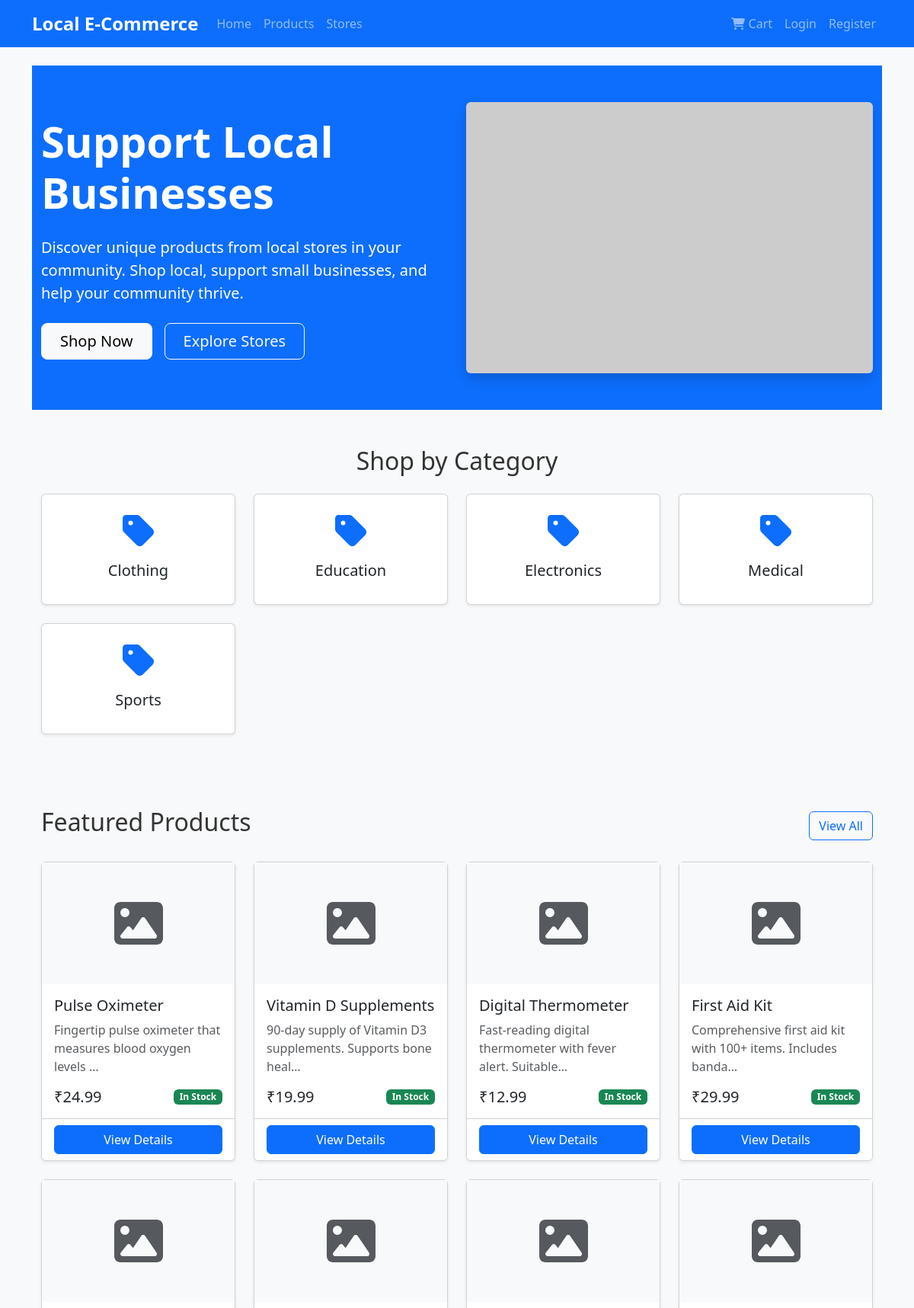
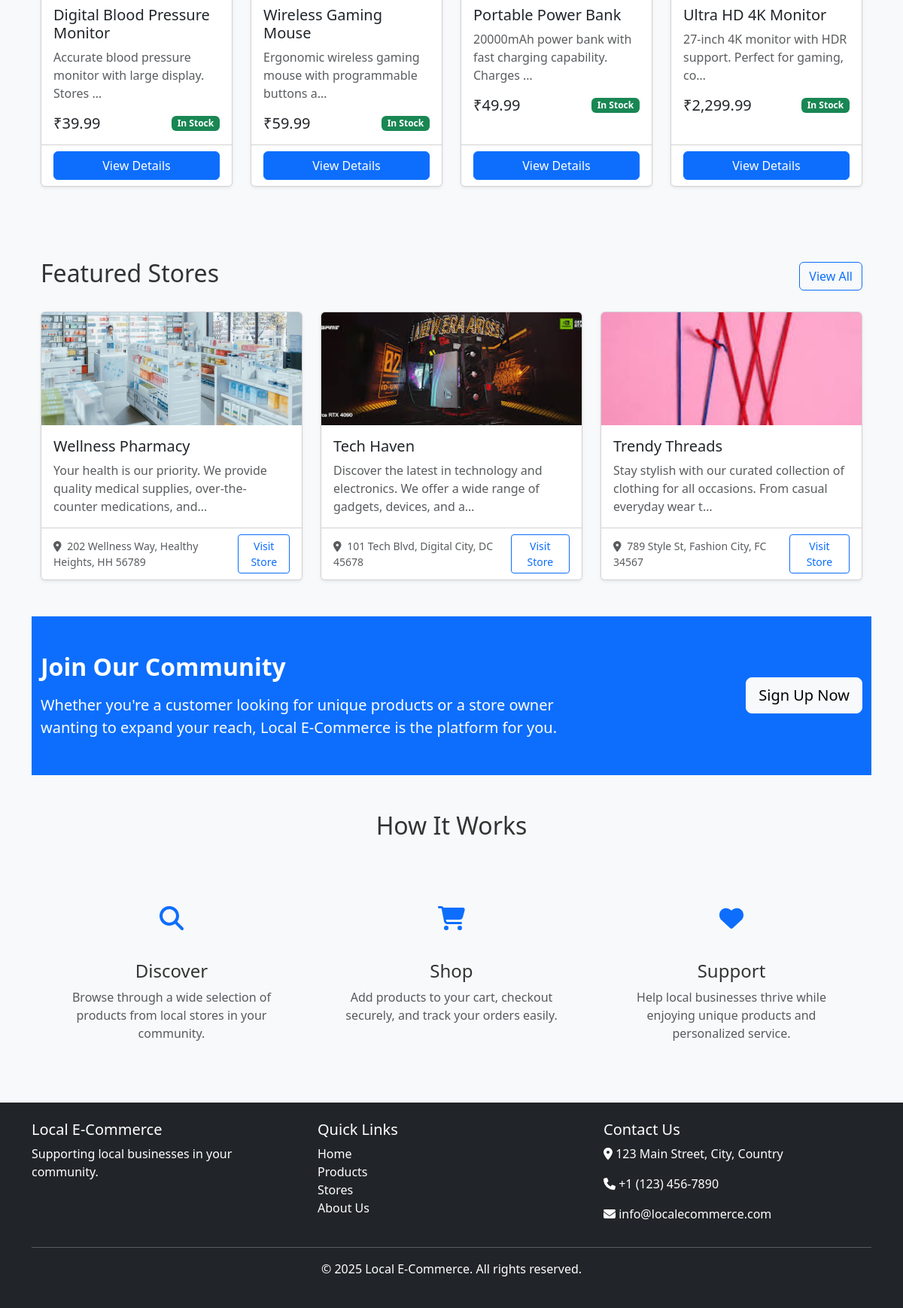
The page / on the database its author committed (2 pictures, top to bottom).
### products/models.py (models this page shows, shortened)
class Category(models.Model):
    name = models.CharField(max_length=100)
    description = models.TextField(blank=True)
    slug = models.SlugField(unique=True)
    created_at = models.DateTimeField(auto_now_add=True)
    class Meta:
        verbose_name_plural = 'Categories'
        ordering = ['name']

class Product(models.Model):
    store = models.ForeignKey(Store, on_delete=models.CASCADE, related_name='products')
    category = models.ForeignKey(Category, on_delete=models.CASCADE, related_name='products')
    name = models.CharField(max_length=200)
    description = models.TextField()
    price = models.DecimalField(max_digits=10, decimal_places=2)
    stock = models.PositiveIntegerField()
    image = models.ImageField(upload_to='product_images/')
    is_active = models.BooleanField(default=True)
    created_at = models.DateTimeField(auto_now_add=True)
    updated_at = models.DateTimeField(auto_now=True)
    class Meta:
        ordering = ['-created_at']

### stores/models.py (models this page shows, shortened)
class Store(models.Model):
    owner = models.OneToOneField(User, on_delete=models.CASCADE, related_name='store')
    name = models.CharField(max_length=100)
    description = models.TextField()
    address = models.TextField()
    phone_number = models.CharField(max_length=15)
    email = models.EmailField()
    logo = models.ImageField(upload_to='store_logos/', blank=True)
    is_verified = models.BooleanField(default=False)
    created_at = models.DateTimeField(auto_now_add=True)
    updated_at = models.DateTimeField(auto_now=True)
    class Meta:
        ordering = ['-created_at']

### core/views.py (the view)
# urls.py: path('', core_views.home, name='home'),
def home(request):
    featured_products = Product.objects.filter(is_active=True).order_by('-created_at')[:8]
    featured_stores = Store.objects.filter(is_verified=True).order_by('-created_at')[:3]
    categories = Category.objects.all()
    context = {
        'featured_products': featured_products,
        'featured_stores': featured_stores,
        'categories': categories,
    }
    return render(request, 'home.html', context)

### products/templatetags/currency_filters.py (called while the page is built)
@register.filter(name='indian_currency')
def indian_currency(value):
    if value is None:
        return "₹0.00"
    try:
        value = Decimal(str(value))
        formatted_value = '{:.2f}'.format(value)
        int_part, decimal_part = formatted_value.split('.')
        int_part_reversed = int_part[::-1]
        groups = []
        for i in range(0, len(int_part_reversed), 2):
            if i == 0:
                groups.append(int_part_reversed[i:i+3])
            else:
                groups.append(int_part_reversed[i:i+2])
        formatted_int = ','.join(groups)[::-1]
        return f"₹{formatted_int}.{decimal_part}"
    except (ValueError, TypeError):
        return f"₹{value}"

### templates/home.html (shortened to what this page needs)
{% extends 'base.html' %}
{% load currency_filters %}
{% block content %}
<div class="bg-primary text-white py-5">
    <div class="container">
        <div class="row align-items-center">
            <div class="col-md-6">
                <h1 class="display-4 fw-bold mb-4">Support Local Businesses</h1>
                <p class="lead mb-4">Discover unique products from local stores in your community. Shop local, support small businesses, and help your community thrive.</p>
                <div class="d-grid gap-2 d-md-flex justify-content-md-start">
                    <a href="{% url 'product_list' %}" class="btn btn-light btn-lg px-4 me-md-2">Shop Now</a>
                    <a href="{% url 'store_list' %}" class="btn btn-outline-light btn-lg px-4">Explore Stores</a>
                </div>
            </div>
            <div class="col-md-6 d-none d-md-block">
                <img src="https://via.placeholder.com/600x400?text=Local+E-Commerce" alt="Local E-Commerce" class="img-fluid rounded shadow">
            </div>
        </div>
    </div>
</div>
<div class="container my-5">
    <h2 class="text-center mb-4">Shop by Category</h2>
    <div class="row g-4">
        {% for category in categories %}
        <div class="col-6 col-md-4 col-lg-3">
            <a href="{% url 'product_list' %}?category={{ category.id }}" class="text-decoration-none">
                <div class="card h-100 shadow-sm text-center">
                    <div class="card-body py-4">
                        <i class="fas fa-tag fa-3x text-primary mb-3"></i>
                        <h5 class="card-title">{{ category.name }}</h5>
                    </div>
                </div>
            </a>
        </div>
        {% empty %}
        <div class="col-12 text-center">
            <p class="text-muted">No categories available yet.</p>
        </div>
        {% endfor %}
    </div>
</div>
<div class="bg-light py-5">
    <div class="container">
        <div class="d-flex justify-content-between align-items-center mb-4">
            <h2>Featured Products</h2>
            <a href="{% url 'product_list' %}" class="btn btn-outline-primary">View All</a>
        </div>
        <div class="row row-cols-1 row-cols-md-2 row-cols-lg-4 g-4">
            {% for product in featured_products %}
            <div class="col">
                <div class="card h-100 shadow-sm">
                    {% if product.image %}
                    <img src="{{ product.image.url }}" class="card-img-top" alt="{{ product.name }}" style="height: 200px; object-fit: cover;">
                    {% else %}
                    <div class="bg-light text-center py-5">
                        <i class="fas fa-image fa-4x text-muted"></i>
                    </div>
                    {% endif %}
                    <div class="card-body">
                        <h5 class="card-title">{{ product.name }}</h5>
                        <p class="card-text text-muted">{{ product.description|truncatechars:60 }}</p>
                        <div class="d-flex justify-content-between align-items-center">
                            <span class="h5 mb-0">{{ product.price|indian_currency }}</span>
                            {% if product.stock > 0 %}
                            <span class="badge bg-success">In Stock</span>
                            {% else %}
                            <span class="badge bg-danger">Out of Stock</span>
                            {% endif %}
                        </div>
                    </div>
                    <div class="card-footer bg-white">
                        <div class="d-grid">
                            <a href="{% url 'product_detail' product.id %}" class="btn btn-primary">View Details</a>
                        </div>
                    </div>
                </div>
            </div>
            {% empty %}
            <div class="col-12 text-center">
                <p class="text-muted">No featured products available yet.</p>
            </div>
            {% endfor %}
        </div>
    </div>
</div>
<div class="container my-5">
    <div class="d-flex justify-content-between align-items-center mb-4">
        <h2>Featured Stores</h2>
        <a href="{% url 'store_list' %}" class="btn btn-outline-primary">View All</a>
    </div>
    <div class="row row-cols-1 row-cols-md-2 row-cols-lg-3 g-4">
        {% for store in featured_stores %}
        <div class="col">
            <div class="card h-100 shadow-sm">
                {% if store.logo %}
                <img src="{{ store.logo.url }}" class="card-img-top" alt="{{ store.name }}" style="height: 150px; object-fit: cover;">
                {% else %}
                <div class="bg-light text-center py-4">
                    <i class="fas fa-store fa-4x text-muted"></i>
                </div>
                {% endif %}
                <div class="card-body">
                    <h5 class="card-title">{{ store.name }}</h5>
                    <p class="card-text text-muted">{{ store.description|truncatechars:100 }}</p>
                </div>
                <div class="card-footer bg-white">
                    <div class="d-flex justify-content-between align-items-center">
                        <small class="text-muted">
                            <i class="fas fa-map-marker-alt me-1"></i> {{ store.address }}
                        </small>
                        <a href="{% url 'store_detail' store.id %}" class="btn btn-sm btn-outline-primary">
                            Visit Store
                        </a>
                    </div>
                </div>
            </div>
        </div>
        {% empty %}
        <div class="col-12 text-center">
            <p class="text-muted">No featured stores available yet.</p>
        </div>
        {% endfor %}
    </div>
</div>
<div class="bg-primary text-white py-5">
    <div class="container">
        <div class="row align-items-center">
            <div class="col-md-8">
                <h2 class="fw-bold mb-3">Join Our Community</h2>
                <p class="lead mb-0">Whether you're a customer looking for unique products or a store owner wanting to expand your reach, Local E-Commerce is the platform for you.</p>
            </div>
            <div class="col-md-4 text-md-end mt-4 mt-md-0">
                {% if user.is_authenticated %}
                    {% if user.user_type == 'store_owner' and not user.store %}
                    <a href="{% url 'create_store' %}" class="btn btn-light btn-lg">Create Your Store</a>
                    {% else %}
                    <a href="{% url 'product_list' %}" class="btn btn-light btn-lg">Start Shopping</a>
                    {% endif %}
                {% else %}
                <a href="{% url 'register' %}" class="btn btn-light btn-lg">Sign Up Now</a>
                {% endif %}
            </div>
        </div>
    </div>
</div>
<div class="container my-5">
    <h2 class="text-center mb-5">How It Works</h2>
    <div class="row g-4">
        <div class="col-md-4 text-center">
            <div class="p-3">
                <div class="bg-light rounded-circle d-inline-flex justify-content-center align-items-center mb-3" style="width: 80px; height: 80px;">
                    <i class="fas fa-search fa-2x text-primary"></i>
                </div>
                <h4>Discover</h4>
                <p class="text-muted">Browse through a wide selection of products from local stores in your community.</p>
            </div>
        </div>
        <div class="col-md-4 text-center">
            <div class="p-3">
                <div class="bg-light rounded-circle d-inline-flex justify-content-center align-items-center mb-3" style="width: 80px; height: 80px;">
                    <i class="fas fa-shopping-cart fa-2x text-primary"></i>
                </div>
                <h4>Shop</h4>
                <p class="text-muted">Add products to your cart, checkout securely, and track your orders easily.</p>
            </div>
        </div>
        <div class="col-md-4 text-center">
            <div class="p-3">
                <div class="bg-light rounded-circle d-inline-flex justify-content-center align-items-center mb-3" style="width: 80px; height: 80px;">
                    <i class="fas fa-heart fa-2x text-primary"></i>
                </div>
                <h4>Support</h4>
                <p class="text-muted">Help local businesses thrive while enjoying unique products and personalized service.</p>
            </div>
        </div>
    </div>
</div>
{% endblock %}

### templates/base.html (shortened to what this page needs)
<!DOCTYPE html>
<html lang="en">
<head>
    <link href="https://cdn.jsdelivr.net/npm/bootstrap@5.3.0/dist/css/bootstrap.min.css" rel="stylesheet">
    <link rel="stylesheet" href="https://cdnjs.cloudflare.com/ajax/libs/font-awesome/6.0.0/css/all.min.css">
    <link rel="stylesheet" href="/static/css/style.css">
</head>
<body>
    <nav class="navbar navbar-expand-lg navbar-dark bg-primary">
        <div class="container">
            <a class="navbar-brand" href="/">Local E-Commerce</a>
            <div class="collapse navbar-collapse" id="navbarNav">
                <ul class="navbar-nav me-auto">
                    <li class="nav-item">
                        <a class="nav-link" href="/">Home</a>
                    </li>
                    <li class="nav-item">
                        <a class="nav-link" href="/products/">Products</a>
                    </li>
                    <li class="nav-item">
                        <a class="nav-link" href="/stores/">Stores</a>
                    </li>
                </ul>
                <ul class="navbar-nav">
                    <li class="nav-item">
                        <a class="nav-link" href="/cart/">
                            <i class="fas fa-shopping-cart"></i> Cart
                        </a>
                    </li>
                    {% if user.is_authenticated %}
                        <li class="nav-item dropdown">
                            <a class="nav-link dropdown-toggle" href="#" id="navbarDropdown" role="button" data-bs-toggle="dropdown">
                                <i class="fas fa-user"></i> {{ user.username }}
                            </a>
                            <ul class="dropdown-menu dropdown-menu-end">
                                <li><a class="dropdown-item" href="/profile/">My Profile</a></li>
                                {% if user.user_type == 'customer' %}
                                    <li><a class="dropdown-item" href="/orders/">My Orders</a></li>
                                {% elif user.user_type == 'store_owner' %}
                                    <li><a class="dropdown-item" href="/store/dashboard/">Store Dashboard</a></li>
                                {% elif user.user_type == 'admin' %}
                                    <li><a class="dropdown-item" href="/admin/">Admin Dashboard</a></li>
                                {% endif %}
                                <li><hr class="dropdown-divider"></li>
                                <li><a class="dropdown-item" href="/logout/">Logout</a></li>
                            </ul>
                        </li>
                    {% else %}
                        <li class="nav-item">
                            <a class="nav-link" href="/login/">Login</a>
                        </li>
                        <li class="nav-item">
                            <a class="nav-link" href="/register/">Register</a>
                        </li>
                    {% endif %}
                </ul>
            </div>
        </div>
    </nav>
    <div class="container mt-4">
        {% block content %}{% endblock %}
    </div>
    <footer class="bg-dark text-white mt-5 py-4">
        <div class="container">
            <div class="row">
                <div class="col-md-4">
                    <h5>Local E-Commerce</h5>
                    <p>Supporting local businesses in your community.</p>
                </div>
                <div class="col-md-4">
                    <h5>Quick Links</h5>
                    <ul class="list-unstyled">
                        <li><a href="/" class="text-white">Home</a></li>
                        <li><a href="/products/" class="text-white">Products</a></li>
                        <li><a href="/stores/" class="text-white">Stores</a></li>
                        <li><a href="/about/" class="text-white">About Us</a></li>
                    </ul>
                </div>
                <div class="col-md-4">
                    <h5>Contact Us</h5>
                    <address>
                        <p><i class="fas fa-map-marker-alt"></i> 123 Main Street, City, Country</p>
                        <p><i class="fas fa-phone"></i> +1 (123) 456-7890</p>
                        <p><i class="fas fa-envelope"></i> info@localecommerce.com</p>
                    </address>
                </div>
            </div>
            <hr>
            <div class="text-center">
                <p>&copy; {% now "Y" %} Local E-Commerce. All rights reserved.</p>
            </div>
        </div>
    </footer>
    <div class="toast-container position-fixed bottom-0 end-0 p-3">
    </div>
</body>
</html>

### static/css/style.css (style rules this page uses)
body { font-family: 'Segoe UI', Tahoma, Geneva, Verdana, sans-serif; color: #333; background-color: #f8f9fa; }
a { text-decoration: none; }
.navbar-brand { font-weight: bold; font-size: 1.5rem; }
footer { margin-top: 50px; }

### rows shown on the page
Category: name "Clothing"
Category: name "Education"
Category: name "Electronics"
Category: name "Medical"
Category: name "Sports"
Product: name "Pulse Oximeter", description "Fingertip pulse oximeter that measures blood oxygen levels …", price|indian_currency "₹24.99", stock "In Stock"
Product: name "Vitamin D Supplements", description "90-day supply of Vitamin D3 supplements. Supports bone heal…", price|indian_currency "₹19.99", stock "In Stock"
Product: name "Digital Thermometer", description "Fast-reading digital thermometer with fever alert. Suitable…", price|indian_currency "₹12.99", stock "In Stock"
Product: name "First Aid Kit", description "Comprehensive first aid kit with 100+ items. Includes banda…", price|indian_currency "₹29.99", stock "In Stock"
Product: name "Digital Blood Pressure Monitor", description "Accurate blood pressure monitor with large display. Stores …", price|indian_currency "₹39.99", stock "In Stock"
Product: name "Wireless Gaming Mouse", description "Ergonomic wireless gaming mouse with programmable buttons a…", price|indian_currency "₹59.99", stock "In Stock"
Product: name "Portable Power Bank", description "20000mAh power bank with fast charging capability. Charges …", price|indian_currency "₹49.99", stock "In Stock"
Product: name "Ultra HD 4K Monitor", description "27-inch 4K monitor with HDR support. Perfect for gaming, co…", price|indian_currency "₹2,299.99", stock "In Stock"
Store: logo (picture), name "Wellness Pharmacy", description "Your health is our priority. We provide quality medical supplies, over-the-counter medications, and…", address "202 Wellness Way, Healthy Heights, HH 56789"
Store: logo (picture), name "Tech Haven", description "Discover the latest in technology and electronics. We offer a wide range of gadgets, devices, and a…", address "101 Tech Blvd, Digital City, DC 45678"
Store: logo (picture), name "Trendy Threads", description "Stay stylish with our curated collection of clothing for all occasions. From casual everyday wear t…", address "789 Style St, Fashion City, FC 34567"
